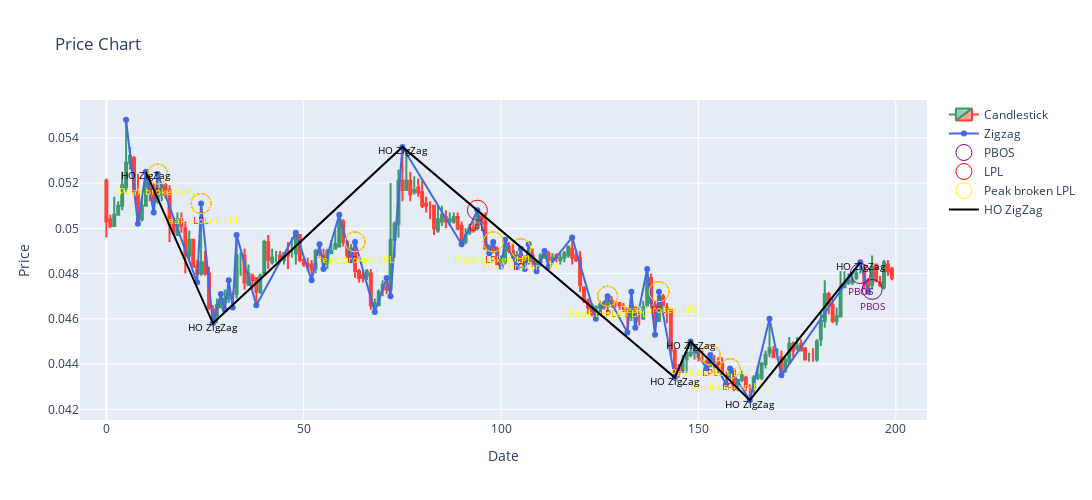

The notebook cell this image was saved under:
### Code cell
pt = gu.PlottingTool(width=1400, height=500)
pt.draw_candlesticks(pair_df)
pt.draw_zigzag(algo.zigzag_df)
# pt.draw_zigzag(h_o_zigzag_df, title='Higher order Zigzag', color='black')
# plot_type = "descending" if algo.zigzag_df[algo.zigzag_df.pdi == algo.starting_pdi].iloc[0].pivot_type == "peak" else "ascending"
plot_type = "ascending"
# if algo.zigzag_df[algo.zigzag_df.pdi == algo.starting_pdi].iloc[0].pivot_type == "valley":
#     pt.draw_points_with_label(algo.pbos_indices, 
#                               algo.pair_df.iloc[algo.pbos_indices].high, 
#                               "PBOS", color="purple")
#     pt.draw_points_with_label(algo.valley_lpls.pdi, algo.valley_lpls.pivot_value, "Broken LPL", color="yellow")
#     pt.draw_points_with_label(algo.valley_broken_lpls.pdi, algo.valley_broken_lpls.pivot_value, "Broken LPL", color="yellow")
# else:
#     pt.draw_points_with_label(algo.pbos_indices, 
#                               algo.pair_df.iloc[algo.pbos_indices].low, 
#                               "PBOS", color="purple")
#     pt.draw_points_with_label(algo.peak_lpls.pdi, algo.peak_lpls.pivot_value, "LPL", color="red")
#     pt.draw_points_with_label(algo.peak_broken_lpls.pdi, algo.peak_broken_lpls.pivot_value, "Broken LPL", color="yellow")
invert = True

if invert:
    plot_type = "ascending" if plot_type == "descending" else "descending"
    
if plot_type == "ascending":
    pt.draw_points_with_label(algo.pbos_indices, 
                              algo.pair_df.iloc[algo.pbos_indices].high, 
                              "PBOS", color="purple")
    pt.draw_points_with_label(algo.valley_lpls.pdi, algo.valley_lpls.pivot_value, "LPL", color="red")
    pt.draw_points_with_label(algo.valley_broken_lpls.pdi, algo.valley_broken_lpls.pivot_value, "Valley broken LPL", color="yellow")
else:
    pt.draw_points_with_label(algo.pbos_indices, 
                              algo.pair_df.iloc[algo.pbos_indices].low, 
                              "PBOS", color="purple")
    pt.draw_points_with_label(algo.peak_lpls.pdi, algo.peak_lpls.pivot_value, "LPL", color="red")
    pt.draw_points_with_label(algo.peak_broken_lpls.pdi, algo.peak_broken_lpls.pivot_value, "Peak broken LPL", color="yellow")



pt.draw_points_with_label(algo.zigzag_df[algo.zigzag_df.pdi.isin(algo.h_o_indices)].pdi,
                          algo.zigzag_df[algo.zigzag_df.pdi.isin(algo.h_o_indices)].pivot_value, 
                          "HO ZigZag", 
                          draw_line=True)


# pt.draw_points_with_label(algo.peak_lpls.pair_df_index, algo.peak_lpls.pivot_value, "Peak LPL", color="green")
# pt.draw_points_with_label(bos_df.loc[bos_df.pivot_type == "valley"], "BOS-S", color="red")
# pt.draw_points_with_label(lplb_df.loc[lplb_df.pivot_type == "peak"], "LPLB-S", color="orange")
# pt.draw_points_with_label(lpl_df.loc[lpl_df.pivot_type == "peak"], "LPL-S", color="green")
# for box in boxes_list:
#     print(box.id)
#     pt.draw_box(box, pair_df_end_index=pair_df.last_valid_index())
# pt.draw_highlight()
# pt.draw_points_with_label(bos_df.loc[bos_df.pivot_type == "valley"], "BOS-S", color="blue")
pt.show()
pt.save_plot(scale=10)

### Figure 1 — Plotly figure (JSON) as saved in the notebook; plotly's stock layout.template omitted (floating-point values rounded to 4 significant figures; data arrays with more than 128 entries replaced by an {"elided": "..."} marker saying what was removed)
{"data": [{"close": {"elided": "200 float values"}, "high": {"elided": "200 float values"}, "low": {"elided": "200 float values"}, "name": "Candlestick", "open": {"elided": "200 float values"}, "x": {"elided": "200 int values"}, "type": "candlestick"}, {"line": {"color": "royalblue"}, "mode": "lines+markers", "name": "Zigzag", "x": [5, 8, 10, 12, 13, 23, 24, 27, 29, 30, 31, 32, 33, 38, 48, 52, 54, 55, 59, 62, 63, 68, 71, 72, 75, 90, 94, 97, 98, 100, 101, 104, 105, 106, 107, 109, 111, 112, 118, 124, 127, 132, 133, 134, 137, 139, 140, 144, 148, 152, 153, 157, 158, 163, 168, 171, 191, 193], "y": [0.0548, 0.0502, 0.0525, 0.0507, 0.0524, 0.0476, 0.0511, 0.0458, 0.0471, 0.0464, 0.0477, 0.0465, 0.0497, 0.0466, 0.0498, 0.0477, 0.0493, 0.0482, 0.0506, 0.0486, 0.0494, 0.0463, 0.0478, 0.047, 0.0536, 0.0493, 0.0508, 0.0489, 0.0494, 0.0483, 0.0495, 0.0483, 0.0491, 0.0482, 0.0493, 0.0481, 0.049, 0.0483, 0.0496, 0.046, 0.047, 0.0454, 0.0472, 0.0456, 0.0482, 0.0453, 0.0472, 0.0434, 0.045, 0.0438, 0.0444, 0.0431, 0.0438, 0.0424, 0.046, 0.0435, 0.0485, 0.0472], "type": "scatter"}, {"marker": {"color": "purple", "size": 20, "symbol": "circle-open"}, "mode": "markers+text", "name": "PBOS", "text": "PBOS", "textfont": {"color": "purple", "size": 10}, "textposition": "bottom center", "x": [191, 194], "y": [0.048, 0.0473], "type": "scatter"}, {"marker": {"color": "red", "size": 20, "symbol": "circle-open"}, "mode": "markers+text", "name": "LPL", "text": "LPL", "textfont": {"color": "red", "size": 10}, "textposition": "bottom center", "x": [13, 24, 63, 94, 98, 105, 127, 140, 153, 158], "y": [0.0524, 0.0511, 0.0494, 0.0508, 0.0494, 0.0491, 0.047, 0.0472, 0.0444, 0.0438], "type": "scatter"}, {"marker": {"color": "yellow", "size": 20, "symbol": "circle-open"}, "mode": "markers+text", "name": "Peak broken LPL", "text": "Peak broken LPL", "textfont": {"color": "yellow", "size": 10}, "textposition": "bottom center", "x": [13, 24, 63, 98, 105, 127, 140, 153, 158], "y": [0.0524, 0.0511, 0.0494, 0.0494, 0.0491, 0.047, 0.0472, 0.0444, 0.0438], "type": "scatter"}, {"marker": {"color": "black", "size": 20, "symbol": "circle-open"}, "mode": "lines+text", "name": "HO ZigZag", "text": "HO ZigZag", "textfont": {"color": "black", "size": 10}, "textposition": "bottom center", "x": [10, 27, 75, 144, 148, 163, 191], "y": [0.0525, 0.0458, 0.0536, 0.0434, 0.045, 0.0424, 0.0485], "type": "scatter"}], "layout": {"width": 1400, "height": 500, "xaxis": {"rangeslider": {"visible": false}, "title": {"text": "Date"}}, "title": {"text": "Price Chart"}, "yaxis": {"title": {"text": "Price"}}}}
